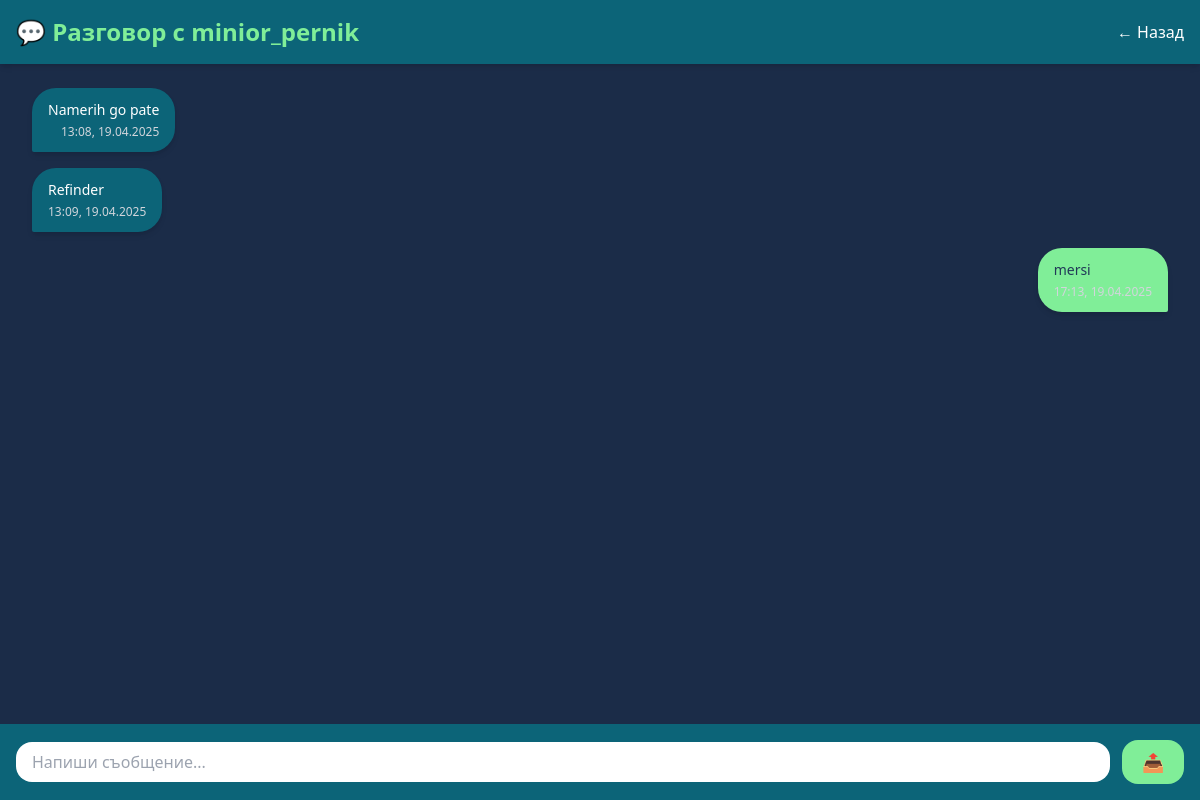
The page /chat/3/ (signed in) on the database its author committed.
### ReFinds/models.py (models this page shows, shortened)
class Message(models.Model):
    chat = models.ForeignKey(Chat, on_delete=models.CASCADE)
    sender = models.ForeignKey(User, on_delete=models.CASCADE)
    text = models.TextField(blank=True)
    image = models.ImageField(upload_to='chat_images/', blank=True, null=True)
    timestamp = models.DateTimeField(auto_now_add=True)
    reactions = models.JSONField(default=dict)  # {"❤️": 2, "😂": 1}
    timestamp = models.DateTimeField(auto_now_add=True)

### ReFinds/views.py (the view)
# urls.py: path('chat/<int:chat_id>/', views.chat_detail, name='chat_detail'),
@login_required
def chat_detail(request, chat_id):
    chat = get_object_or_404(Chat, id=chat_id)
    if request.user not in chat.participants.all():
        return redirect('home')
    messages_qs = Message.objects.filter(chat=chat).order_by('timestamp')
    other_user = chat.participants.exclude(id=request.user.id).first()
    return render(request, 'chat_detail.html', {'chat': chat, 'messages': messages_qs, 'other_user': other_user})

### ReFinds/templates/chat_detail.html (shortened to what this page needs)
<!DOCTYPE html>
{% load static %}
<html lang="bg">
<head>
  <script src="https://cdn.tailwindcss.com"></script>
</head>
<body class="bg-[#213A58] text-white min-h-screen flex flex-col">
  <header class="bg-[#0C6478] p-4 shadow-md flex justify-between items-center sticky top-0 z-10">
    <h1 class="text-xl md:text-2xl font-bold text-[#80EE98]">💬 Разговор с {{ other_user.username }}</h1>
    <a href="{% url 'chat_list' %}" class="text-sm md:text-base text-white hover:text-[#80EE98]">← Назад</a>
  </header>
  <div id="chat-box" class="flex-1 overflow-y-auto px-4 sm:px-8 py-6 bg-[#1b2c48] space-y-4">
    {% for msg in messages %}
      <div class="flex {% if msg.sender == request.user %}justify-end{% else %}justify-start{% endif %}">
        <div class="max-w-[80%] sm:max-w-[60%] px-4 py-3 rounded-3xl shadow-md
          {% if msg.sender == request.user %}
            bg-[#80EE98] text-[#213A58] rounded-br-sm
          {% else %}
            bg-[#0C6478] text-white rounded-bl-sm
          {% endif %}">
          <p class="text-sm break-words whitespace-pre-line">{{ msg.text }}</p>
          <p class="text-xs mt-1 text-right text-gray-300">{{ msg.timestamp|date:"H:i, d.m.Y" }}</p>
        </div>
      </div>
    {% empty %}
      <p class="text-center text-gray-400 italic">Няма съобщения.</p>
    {% endfor %}
  </div>
  <form method="POST" action="{% url 'send_message' chat.id %}" class="p-4 bg-[#0C6478] flex gap-3 items-center sticky bottom-0 z-10">
    <input type="text" name="text" placeholder="Напиши съобщение..." required
           class="flex-1 px-4 py-2 rounded-2xl text-[#213A58] bg-white focus:outline-none focus:ring-2 focus:ring-[#80EE98] placeholder:text-gray-400">
    <button type="submit"
            class="bg-[#80EE98] px-5 py-2 rounded-2xl text-[#213A58] font-bold text-lg hover:bg-[#46DFB1] transition-all duration-200">
      📤
    </button>
  </form>
</body>
</html>

### ReFinds/templates/chat_detail.html (style rules this page uses)
html { scroll-behavior: smooth; }

### rows shown on the page
Message: text "Namerih go pate", timestamp "13:08, 19.04.2025"
Message: text "Refinder", timestamp "13:09, 19.04.2025"
Message: text "mersi"

### other values the page prints
{{ other_user.username }} "minior_pernik"
